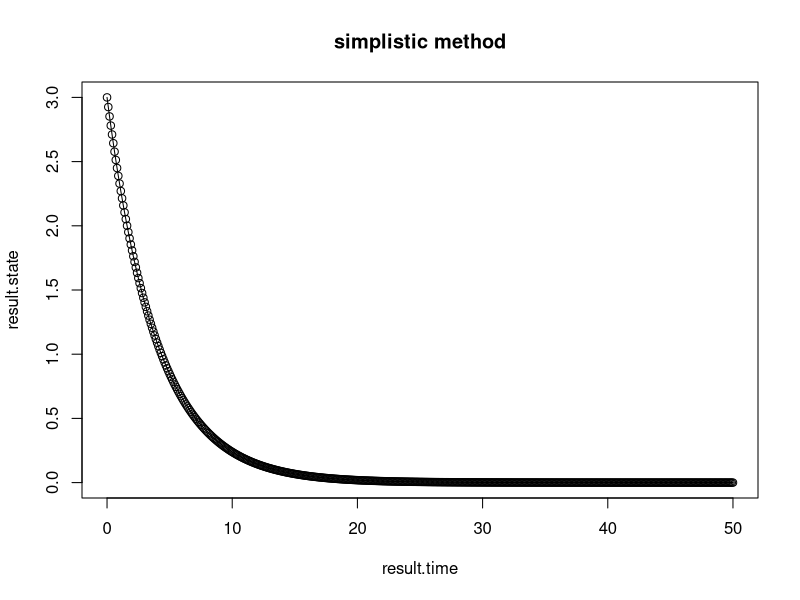
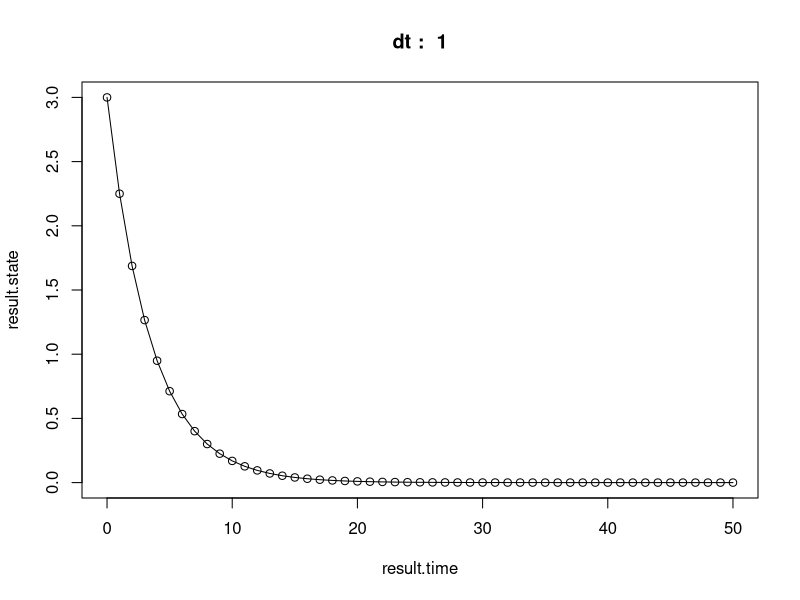
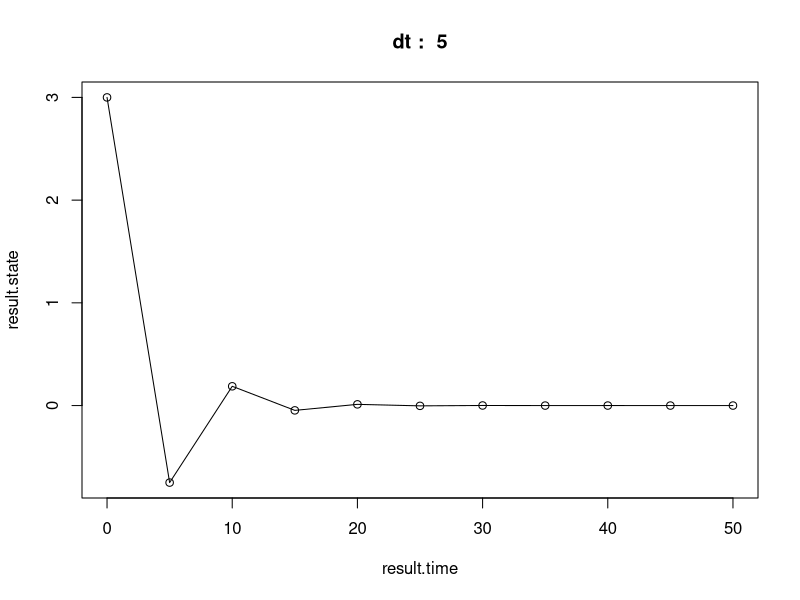
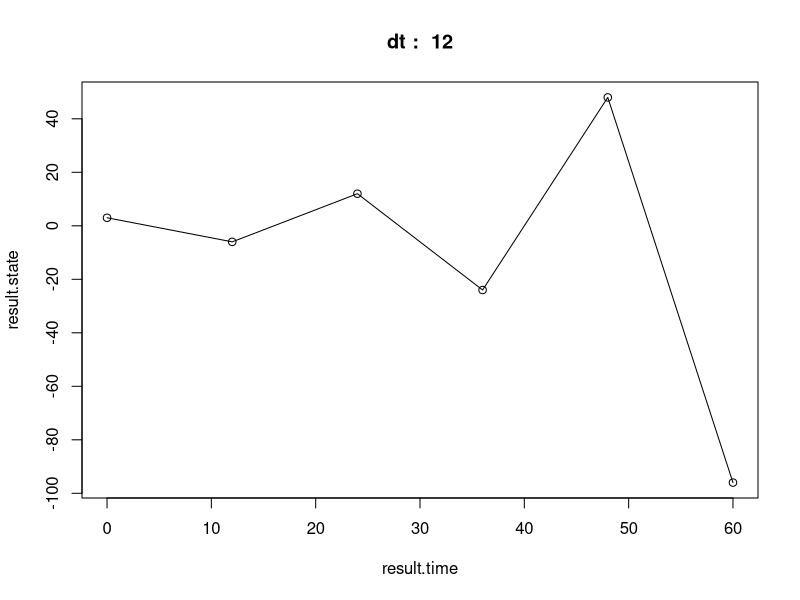
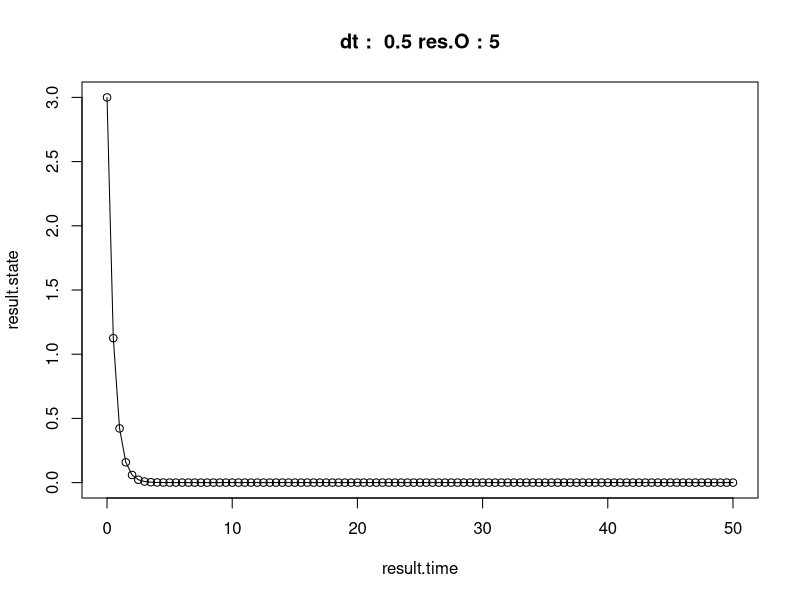
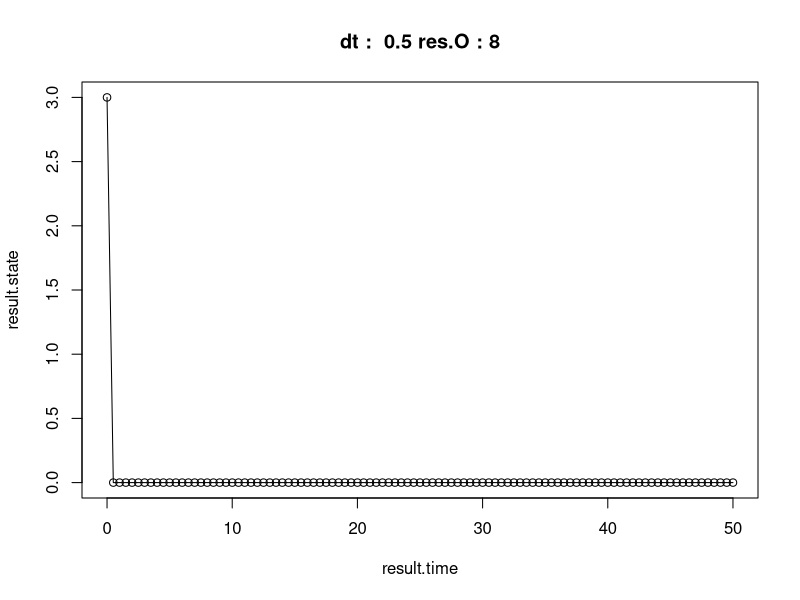
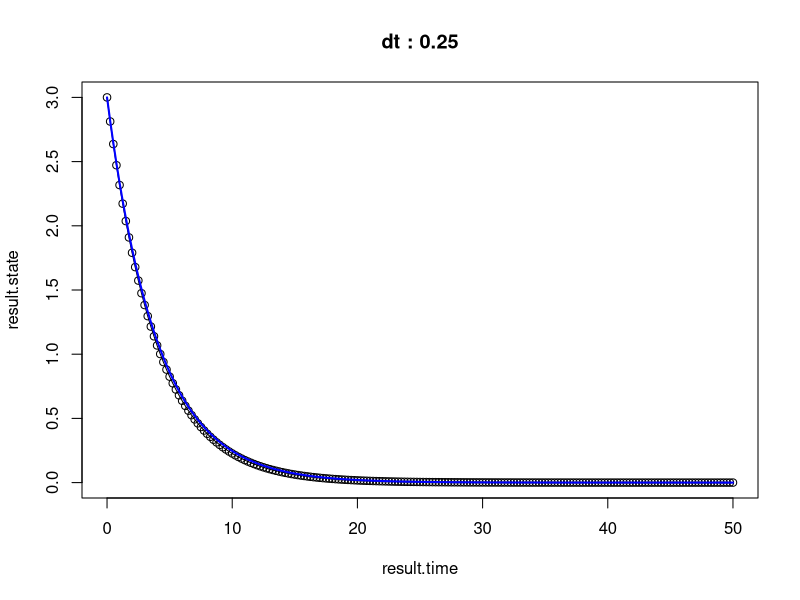
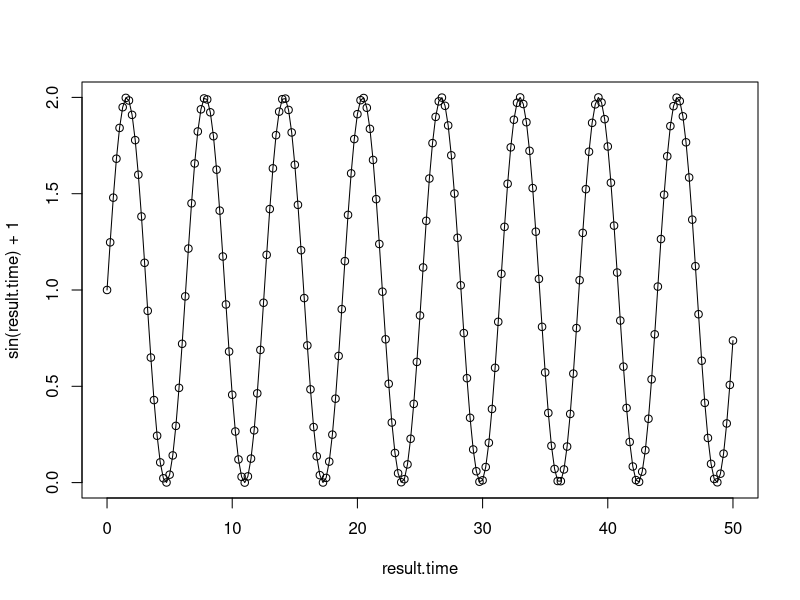

The R script that drew these images, in order:
## ---- chunk 1
knitr::opts_chunk$set(echo = TRUE)
rm(list = ls())
## ---- chunk 2
begin.time = 0
end.time = 50  #end time of the simulation (50)
dt = 0.1       #delta t; time discretisation (0.5)

## ---- chunk 3
res.O = 1 # the outlet of the linear reservoir (1)
res.A = 4.0 # area of the linear reservoir (4)
init.state = 3.0 #the initial state of the linear reservoir (3)
## ---- chunk 4
sys.fun = function(state)
{
  newstate = state + dt/res.A*(-res.O*state) #linres_only_output
  return(newstate)
}

## ---- chunk 5
time = begin.time
result.state= c(init.state)
result.time = c(time)
current.state = init.state
##time loop
while(time < end.time)
{
  current.state = sys.fun(current.state)
  result.state = c(result.state,current.state)
  time = time + dt
  result.time = c(result.time,time)
}

##plotting
plot(result.time,result.state,type='o')
title(main='simplistic method')
## ---- chunk 6
begin.time = 0
end.time = 50
dt = 1      
res.O = 1
res.A = 4.0 
init.state = 3
sys.fun = function(state)
{
    state = state + dt/res.A*(-res.O*state) 
  return(state)
}
time = begin.time
result.state= c(init.state)
result.time =c(time)
current.state = init.state
while(time < end.time)
{
  current.state = sys.fun(current.state)
  result.state = c(result.state,current.state)
  time = time + dt
  result.time = c(result.time,time)
}
plot(result.time,result.state,type='o')
title(main=paste('dt : ',dt))
## ---- chunk 7
begin.time = 0
end.time = 50
dt = 5

res.O = 1
res.A = 4.0 
init.state = 3
sys.fun = function(state)
{
    state = state + dt/res.A*(-res.O*state) 
  return(state)
}
time = begin.time
result.state= c(init.state)
result.time =c(time)
current.state = init.state
while(time < end.time)
{
  current.state = sys.fun(current.state)
  result.state = c(result.state,current.state)
  time = time + dt
  result.time = c(result.time,time)
}
plot(result.time,result.state,type='o')
title(main=paste('dt : ',dt))

## ---- chunk 8
begin.time = 0
end.time = 50
dt = 12.

res.O = 1
res.A = 4.0 
init.state = 3
sys.fun = function(state)
{
    state = state + dt/res.A*(-res.O*state) 
  return(state)
}
time = begin.time
result.state= c(init.state)
result.time =c(time)
current.state = init.state
while(time < end.time)
{
  current.state = sys.fun(current.state)
  result.state = c(result.state,current.state)
  time = time + dt
  result.time = c(result.time,time)
}
plot(result.time,result.state,type='o')
title(main=paste('dt : ',dt))

## ---- chunk 9
begin.time = 0
end.time = 50
dt = 0.5

res.O = 5#1.6
res.A = 4.0 
init.state = 3
sys.fun = function(state)
{
    state = state + dt/res.A*(-res.O*state) 
  return(state)
}
time = begin.time
result.state= c(init.state)
result.time =c(time)
current.state = init.state
while(time < end.time)
{
  current.state = sys.fun(current.state)
  result.state = c(result.state,current.state)
  time = time + dt
  result.time = c(result.time,time)
}
plot(result.time,result.state,type='o')
title(main=paste('dt : ',dt,'res.O :',res.O))

## ---- chunk 10
begin.time = 0
end.time = 50
dt = 0.5

res.O =8.#2.5
res.A = 4.0 
init.state = 3
sys.fun = function(state)
{
    state = state + dt/res.A*(-res.O*state) 
  return(state)
}
time = begin.time
result.state= c(init.state)
result.time =c(time)
current.state = init.state
while(time < end.time)
{
  current.state = sys.fun(current.state)
  result.state = c(result.state,current.state)
  time = time + dt
  result.time = c(result.time,time)
}
plot(result.time,result.state,type='o')
title(main=paste('dt : ',dt,'res.O :',res.O))
## ---- chunk 11
begin.time = 0
end.time = 50
dt = 0.25 #res.A/res.O

res.O = 1
res.A = 4.0 
init.state = 3
sys.fun = function(state)
{
    state = state + dt/res.A*(-res.O*state) 
  return(state)
}
time = begin.time
result.state= c(init.state)
result.time =c(time)
current.state = init.state
while(time < end.time)
{
  current.state = sys.fun(current.state)
  result.state = c(result.state,current.state)
  time = time + dt
  result.time = c(result.time,time)
}
plot(result.time,result.state,type='o')
analyt.state=init.state*exp(-res.O/res.A*result.time)  
lines(result.time,analyt.state,col='blue',lwd=2) 
title(main=paste('dt :',dt))

## ---- chunk 12
plot(result.time,sin(result.time)+1,type='o')
## ---- chunk 13
begin.time = 0
end.time = 50
dt = 0.1      
res.O = 1
res.A = 4.0 
init.state = 3
sys.fun = function(state)
{
    state = state + dt/res.A*((sin(time)+1)-res.O*state) 
  return(state)
}
time = begin.time
result.state= c(init.state)
result.time =c(time)
current.state = init.state
while(time < end.time)
{
  current.state = sys.fun(current.state)
  result.state = c(result.state,current.state)
  time = time + dt
  result.time = c(result.time,time)
}
plot(result.time,result.state,type='o')
title(main=paste('Euler, Qin=sin(t)+1, res.O:',res.O,', res.A:',res.A))
## ---- chunk 14
begin.time = 0
end.time = 50
dt = 0.1      #to mimic the real solution
res.O = 1
res.A = 4.0 
init.state = 3
sys.fun = function(state)
{
    state = state + dt/res.A*((sin(time)+1)-res.O*state) 
    return(state)
}
time = begin.time
result.state= c(init.state)
result.time =c(time)
current.state = init.state
while(time < end.time)
{
  current.state = sys.fun(current.state)
  result.state = c(result.state,current.state)
  time = time + dt
  result.time = c(result.time,time)
}
plot(result.time,result.state,type='l',col='grey',lwd=2)

dt = 0.5 #a new dt value to evaluate  current scheme 
time = begin.time  
result.state= c(init.state)  
result.time =c(time)  
current.state = init.state  
while(time < end.time)  
{  
  current.state = sys.fun(current.state)  
  result.state = c(result.state,current.state)  
  time = time + dt  
  result.time = c(result.time,time)  
}  
lines(result.time,result.state,type='o',col='blue')  
main=paste('Explicit (Euler), dt:',dt,' res.O:',res.O,', res.A:',res.A)
title(main)
grid()

## ---- chunk 15
begin.time = 0
end.time = 50
dt = 0.1      
res.O = 1
res.A = 4.0 
init.state = 3
sys.fun = function(state)
{
    state = state + dt/res.A*((sin(time)+1)-res.O*state) 
    return(state)
}
time = begin.time
result.state= c(init.state)
result.time =c(time)
current.state = init.state
while(time < end.time)
{
  current.state = sys.fun(current.state)
  result.state = c(result.state,current.state)
  time = time + dt
  result.time = c(result.time,time)
}
plot(result.time,result.state,type='l',col='grey',lwd=2)

dt = 0.5 #a new dt value to evaluate   
time = begin.time  
result.state= c(init.state)  
result.time =c(time)  
current.state = init.state  
while(time < end.time)  
{  
  current.state = sys.fun(current.state)  
  result.state = c(result.state,current.state)  
  time = time + dt  
  result.time = c(result.time,time)  
}  
lines(result.time,result.state,type='o',col='blue')  
main=paste('Explicit (Euler), dt:',dt,' res.O:',res.O,', res.A:',res.A)
title(main)

## ---- chunk 16
begin.time = 0
end.time = 50
dt = 0.1      
res.O = 1
res.A = 4.0 
init.state = 3
sys.fun = function(state)
{
    state = state + dt/res.A*((sin(time)+1)-res.O*state) 
    return(state)
}
time = begin.time
result.state= c(init.state)
result.time =c(time)
current.state = init.state
while(time < end.time)
{
  current.state = sys.fun(current.state)
  result.state = c(result.state,current.state)
  time = time + dt
  result.time = c(result.time,time)
}
plot(result.time,result.state,type='l',col='grey',lwd=2)

dt = 0.95 #a new dt value to evaluate   
time = begin.time  
result.state= c(init.state)  
result.time =c(time)  
current.state = init.state  
while(time < end.time)  
{  
  current.state = sys.fun(current.state)  
  result.state = c(result.state,current.state)  
  time = time + dt  
  result.time = c(result.time,time)  
}  
lines(result.time,result.state,type='o',col='blue')  
main=paste('Explicit (Euler), dt:',dt,' res.O:',res.O,', res.A:',res.A)
title(main)

## ---- chunk 17
begin.time = 0
end.time = 50
dt = 0.1      
res.O = 1
res.A = 4.0 
init.state = 3
sys.fun = function(state)
{
    state = state + dt/res.A*((sin(time)+1)-res.O*state) 
    return(state)
}
time = begin.time
result.state= c(init.state)
result.time =c(time)
current.state = init.state
while(time < end.time)
{
  current.state = sys.fun(current.state)
  result.state = c(result.state,current.state)
  time = time + dt
  result.time = c(result.time,time)
}
plot(result.time,result.state,type='l',col='grey',lwd=2)

dt = 2.7 #a new dt value to evaluate   
time = begin.time  
result.state= c(init.state)  
result.time =c(time)  
current.state = init.state  
while(time < end.time)  
{  
  current.state = sys.fun(current.state)  
  result.state = c(result.state,current.state)  
  time = time + dt  
  result.time = c(result.time,time)  
}  
lines(result.time,result.state,type='o',col='blue') 
main=paste('Explicit (Euler), dt:',dt,' res.O:',res.O,', res.A:',res.A)
title(main)

## ---- chunk 18
begin.time = 0
end.time = 50
dt = 0.1      
res.O = 1
res.A = 4.0 
init.state = 3
sys.fun = function(state)
{
  state = state + dt/res.A*((sin(time)+1)-res.O*state) 
  return(state)
}
time = begin.time
result.state= c(init.state)
result.time =c(time)
current.state = init.state
while(time < end.time)
{
  current.state = sys.fun(current.state)
  result.state = c(result.state,current.state)
  time = time + dt
  result.time = c(result.time,time)
}
plot(result.time,result.state,type='l',col='grey',lwd=2)

dt = 3 #a new dt value to evaluate   
time = begin.time  
result.state= c(init.state)  
result.time =c(time)  
current.state = init.state  
while(time < end.time)  
{  
  current.state = sys.fun(current.state)  
  result.state = c(result.state,current.state)  
  time = time + dt  
  result.time = c(result.time,time)  
}  
lines(result.time,result.state,type='o',col='blue')  
main=paste('Explicit (Euler), dt:',dt,' res.O:',res.O,', res.A:',res.A)
title(main)

## ---- chunk 19
begin.time = 0
end.time = 50
dt = 0.1      
res.O = 1#1
res.A = 4 
init.state = 3
sys.fun = function(state)
{
  state = (1/(1+dt/res.A*res.O))*(state+dt/res.A*(sin(time)+1))
  return(state)
}
time = begin.time
result.state= c(init.state)
result.time =c(time)
current.state = init.state
while(time < end.time)
{
  current.state = sys.fun(current.state)
  result.state = c(result.state,current.state)
  time = time + dt
  result.time = c(result.time,time)
}
plot(result.time,result.state,type='l',col='grey',lwd=2)

dt = 1.5#1 #a new dt value to evaluate  current scheme 
time = begin.time  
result.state= c(init.state)  
result.time =c(time)  
current.state = init.state  
while(time < end.time)  
{  
  current.state = sys.fun(current.state)  
  result.state = c(result.state,current.state)  
  time = time + dt  
  result.time = c(result.time,time)  
}  
lines(result.time,result.state,type='o',col='blue') 
title(main=paste('Implicit, dt :',dt,'res.O :',res.O,'res.A :',res.A))
grid()
## ---- chunk 20
begin.time = 0
end.time = 50
dt = 0.1      
res.O = 1
res.A = 4 
init.state = 3

Qin_Qout = function(time,state)
{
  return(((sin(time)+1)-res.O*state)/res.A)
}
## the intermediate state value

sys.fun = function(state)
{
  s.aux = state + dt*Qin_Qout(time,state)
  state = state + dt/2*(Qin_Qout(time,state)+Qin_Qout(time+dt,s.aux)) 
  return(state)
}
time = begin.time
result.state= c(init.state)
result.time =c(time)
current.state = init.state
while(time < end.time)
{
  current.state = sys.fun(current.state)
  result.state = c(result.state,current.state)
  time = time + dt
  result.time = c(result.time,time)
}
plot(result.time,result.state,type='l',col='grey',lwd=2)


dt = 1.5#1 #a new dt value to evaluate   
time = begin.time  
result.state= c(init.state)  
result.time =c(time)  
current.state = init.state  
while(time < end.time)  
{  
  current.state = sys.fun(current.state)  
  result.state = c(result.state,current.state)  
  time = time + dt  
  result.time = c(result.time,time)  
}  
lines(result.time,result.state,type='o',col='blue')  
title(main=paste('Modified Euler (Heun), dt :',dt,' res.O:',res.O,', res.A:',res.A))
grid()
## ---- chunk 21
begin.time = 0
end.time = 50
dt = 0.1      
res.O = 1
res.A = 4.0#3.0 
init.state = 3.0#4
Qin_Qout = function(time,state)
{
  return(((sin(time)+1)-res.O*state)/res.A)
  }
## the intermediate state value

sys.fun = function(state)
{
  s.aux = state + dt/2*Qin_Qout(time,state)
  state = s.aux + dt/2*(Qin_Qout(time+dt/2,s.aux)) 
  return(state)
}
time = begin.time
result.state= c(init.state)
result.time =c(time)
current.state = init.state
while(time < end.time)
{
  current.state = sys.fun(current.state)
  result.state = c(result.state,current.state)
  time = time + dt
  result.time = c(result.time,time)
}
plot(result.time,result.state,type='l',col='grey',lwd=2)


dt = 1.5 #a new dt value to evaluate   
time = begin.time  
result.state= c(init.state)  
result.time =c(time)  
current.state = init.state  
while(time < end.time)  
{  
  current.state = sys.fun(current.state)  
  result.state = c(result.state,current.state)  
  time = time + dt  
  result.time = c(result.time,time)  
}  
lines(result.time,result.state,type='o',col='blue')  
title(main=paste('Midpoint, dt :',dt,' res.O:',res.O,', res.A:',res.A))
grid()
## ---- chunk 22
begin.time = 0
end.time = 50
dt = 0.1      
res.O = 1
res.A = 4.#3.0 
init.state = 3#4
Qin_Qout = function(time,state)
{
  return(((sin(time)+1)-res.O*state)/res.A)
}
## the intermediate state value

sys.fun = function(state)
{
  k1 = dt*(Qin_Qout(time,state))
  k2 = dt*(Qin_Qout(time+0.5*dt,state+0.5*k1))
  k3 = dt*(Qin_Qout(time+0.5*dt,state+0.5*k2))
  k4 = dt*(Qin_Qout(time+dt,state+k3))
  state = state + (k1+2*k2+2*k3+k4)/6 

  return(state)
}
time = begin.time
result.state= c(init.state)
result.time =c(time)
current.state = init.state
while(time < end.time)
{
  current.state = sys.fun(current.state)
  result.state = c(result.state,current.state)
  time = time + dt
  result.time = c(result.time,time)
}
plot(result.time,result.state,type='l',col='grey',lwd=2)


dt = 1.5#1 #a new dt value to evaluate   
time = begin.time  
result.state= c(init.state)  
result.time =c(time)  
current.state = init.state  
while(time < end.time)  
{  
  current.state = sys.fun(current.state)  
  result.state = c(result.state,current.state)  
  time = time + dt  
  result.time = c(result.time,time)  
}  
lines(result.time,result.state,type='o',col='blue')
title(main=paste('Runge Kutta, dt :',dt,'O :',res.O,'A :',res.A))
grid()
## ---- chunk 23
begin.time = 0
end.time = 50
dt = 0.1    ## dt for comparison  
res.O = 5
res.A = 4#8#4 
init.state = 3#4
Qin_Qout = function(time,state)
{
    # return(((sin(time)+1)-res.O*state)/res.A)
  return(((sin(time*3)+1)-res.O*state)/res.A)
}
## the intermediate state value

sys.fun = function(state)
{
  k1 = dt*(Qin_Qout(time,state))
  k2 = dt*(Qin_Qout(time+0.5*dt,state+0.5*k1))
  k3 = dt*(Qin_Qout(time+0.5*dt,state+0.5*k2))
  k4 = dt*(Qin_Qout(time+dt,state+k3))
  state = state + (k1+2*k2+2*k3+k4)/6 

  return(state)
}
time = begin.time
result.state= c(init.state)
result.time =c(time)
current.state = init.state
while(time < end.time)
{
  current.state = sys.fun(current.state)
  result.state = c(result.state,current.state)
  time = time + dt
  result.time = c(result.time,time)
}
plot(result.time,result.state,type='l',col='darkgrey',lwd=3)

##settings
dt = 1.5#2.5 #a new dt value to evaluate   
##settings
########Runge Kutta############
time = begin.time  
result.state= c(init.state)  
result.time =c(time)  
current.state = init.state  
while(time < end.time)  
{  
  current.state = sys.fun(current.state)  
  result.state = c(result.state,current.state)  
  time = time + dt  
  result.time = c(result.time,time)  
}  
lines(result.time,result.state,type='o',col='black')
#title(main=paste('Different schemes, dt :',dt))
###########Midpoint##################
sys.fun = function(state)
{
  s.aux = state + dt/2*Qin_Qout(time,state)
  state = s.aux + dt/2*(Qin_Qout(time+dt/2,s.aux)) 
  return(state)
}
time = begin.time
result.state= c(init.state)
result.time = c(time)
current.state = init.state
while(time < end.time)
{
  current.state = sys.fun(current.state)
  result.state = c(result.state,current.state)
  time = time + dt
  result.time = c(result.time,time)
}
lines(result.time,result.state,type='o',col='pink')
###########Heun##################
sys.fun = function(state)
{
  s.aux = state + dt*Qin_Qout(time,state)
  state = state + dt/2*(Qin_Qout(time,state)+Qin_Qout(time+dt,s.aux)) 
  return(state)
}
time = begin.time
result.state= c(init.state)
result.time =c(time)
current.state = init.state
while(time < end.time)
{
  current.state = sys.fun(current.state)
  result.state = c(result.state,current.state)
  time = time + dt
  result.time = c(result.time,time)
}
lines(result.time,result.state,type='o',col='red')
###########Implicit##################
sys.fun = function(state)
{
  # state = (1/(1+dt/res.A*res.O))*(state+dt/res.A*(sin(time)+1))
  state = (1/(1+dt/res.A*res.O))*(state+dt/res.A*(sin(time*3)+1)) # with sin(t/3) or sin(t*3)
    return(state)
}
time = begin.time
result.state= c(init.state)
result.time =c(time)
current.state = init.state
while(time < end.time)
{
  current.state = sys.fun(current.state)
  result.state = c(result.state,current.state)
  time = time + dt
  result.time = c(result.time,time)
}
lines(result.time,result.state,type='o',col='blue')
###########Explicit##################
sys.fun = function(state)
{
    # state = state + dt/res.A*((sin(time)+1)-res.O*state)
     state = state + dt/res.A*((sin(time*3)+1)-res.O*state) #with sin(t/3) or sin(t*3)
  return(state)
}
time = begin.time
result.state= c(init.state)
result.time = c(time)
current.state = init.state
while(time < end.time)
{
  current.state = sys.fun(current.state)
  result.state = c(result.state,current.state)
  time = time + dt
  result.time = c(result.time,time)
}
lines(result.time,result.state,type='o',col='green')

legend('topright', c("green  : explicit",
                     'red    : Heun',
                     'pink   : midpoint',
                     'black  : Runge Kutta',
                     'blue  : implicit'))
title(main=paste('delta.t :' ,dt,'res.O :',res.O,'res.A :',res.A))
grid()

## ---- chunk 24
################################Time aspcects###########################
begin.time = 1 #begin time of the simulation
end.time = 100 #end time of the simulation
dt = 0.15       #delta t; time discretisation
################################Time aspcects###########################
#reservoir parameters
res1.O = 0.5#1 # characteristic time constant of the linear reservoir (the size of the outlet of the reservoir)
res1.A = 2#2 # area of the linear reservoir
res2.O = 1#0.5
res2.A = 2.#2.5
#reservoir parameters


init.state1 = 2#2 #the initial state of the linear reservoir
init.state2 = 1

two.states = matrix(ncol=2)
cur.two.states = matrix(ncol=2)

sys.fun = function(two.states)
{
  # type your formulas here
  return(two.states)
}

time = begin.time
result.time =c(time)

two.states[1] = init.state1
two.states[2] = init.state2
cur.two.states[1] = init.state1
cur.two.states[2]= init.state2

while(time < end.time)
{
  cur.two.states = sys.fun(cur.two.states)
  two.states = rbind(two.states,cur.two.states)
  time = time + dt
  result.time = c(result.time,time)
}

plot(result.time,two.states[,1],type='o',col='blue',ylab='states',
     ylim=c(min(two.states),max(two.states)))
lines(result.time,two.states[,2],type='o',col='red')
#lines(result.time,sin(result.time)+1,col='orange')
title(main=paste('blue upper reservoir, red lower reservoir'))
      
legend('topright',c("res1.A,res1.O",res1.A,res1.O,
                    "res2.A,res2.O",res2.A,res2.O))




## ---- chunk 25
################################Time aspcects###########################
begin.time = 1 #begin time of the simulation
end.time = 100 #end time of the simulation
dt = 0.15       #delta t; time discretisation
################################Time aspcects###########################
#reservoir parameters
res1.O = 0.5#1 # characteristic time constant of the linear reservoir (the size of the outlet of the reservoir)
res1.A = 2#2 # area of the linear reservoir
res2.O = 1#0.5
res2.A = 2.#2.5
#reservoir parameters


init.state1 = 2#2 #the initial state of the linear reservoir
init.state2 = 1

two.states = matrix(ncol=2)
cur.two.states = matrix(ncol=2)

sys.fun = function(two.states)
{
  # type your formulas here
  ## to be used in calculating the state in reservoir 2 otherwise s1[n+1] instead of s1[n] was used
  cur.state.1 = two.states[1]
  two.states[1] = two.states[1]+ dt/res1.A*((sin(time)+1)-res1.O*two.states[1])
  two.states[2] = two.states[2]+ dt/res2.A*(res1.O*cur.state.1-res2.O*two.states[2])
  return(two.states)
}

time = begin.time
result.time =c(time)

two.states[1] = init.state1
two.states[2] = init.state2
cur.two.states[1] = init.state1
cur.two.states[2]= init.state2

while(time < end.time)
{
  cur.two.states = sys.fun(cur.two.states)
  two.states = rbind(two.states,cur.two.states)
  time = time + dt
  result.time = c(result.time,time)
}

plot(result.time,two.states[,1],type='o',col='blue',ylab='states',
     ylim=c(min(two.states),max(two.states)))
lines(result.time,two.states[,2],type='o',col='red')
#lines(result.time,sin(result.time)+1,col='orange')
title(main=paste('blue upper reservoir, red lower reservoir'))
      
legend('topright',c("res1.A,res1.O",res1.A,res1.O,
                    "res2.A,res2.O",res2.A,res2.O))


summary(two.states[,2])
## ---- chunk 26
begin.time = 1 #begin time of the simulation
end.time = 100 #end time of the simulation
dt = 0.15       #delta t; time discretisation
################################Time aspcects###########################
#reservoir parameters
res1.O = 1 #1 # characteristic time constant of the linear reservoir (the size of the outlet of the reservoir)
res1.A = 2#2 # area of the linear reservoir
res2.O = 1#0.5
res2.A = 2.5#2.5
#reservoir parameters


init.state1 = 2#2 #the initial state of the linear reservoir
init.state2 = 1

two.states = matrix(ncol=2)
cur.two.states = matrix(ncol=2)

sys.fun = function(two.states)
{
  # type your formulas here
  cur.state.1 = two.states[1]## to be used in calculating the state in reservoir 2
  two.states[1] = two.states[1]+ dt/res1.A*((sin(time)+1)-res1.O*two.states[1])
  two.states[2] = two.states[2]+ dt/res2.A*(res1.O*cur.state.1-res2.O*two.states[2])
  return(two.states)
}

time = begin.time
result.time =c(time)

two.states[1] = init.state1
two.states[2] = init.state2
cur.two.states[1] = init.state1
cur.two.states[2]= init.state2

while(time < end.time)
{
  cur.two.states = sys.fun(cur.two.states)
  two.states = rbind(two.states,cur.two.states)
  time = time + dt
  result.time = c(result.time,time)
}
## results based on a small dt##
Qout1.O.1 =(res1.O*two.states[,1])

plot(result.time,two.states[,1],type='l',col='blue',ylab='states',lwd=3,
     ylim=c(min(two.states),max(two.states)))
lines(result.time,two.states[,2],type='l',col='red',lwd=3)
title(main=paste('blue upper reservoir, red lower reservoir'),
      sub=c('res1.O: 1:solid, 0.5: dotted, 1.5:dashed'))


##plot with smaller res1.k
res1.O = 0.5

two.states = matrix(ncol=2)
cur.two.states = matrix(ncol=2)
time = begin.time
result.time =c(time)

two.states[1] = init.state1
two.states[2] = init.state2
cur.two.states[1] = init.state1
cur.two.states[2]= init.state2

while(time < end.time)
{
  cur.two.states = sys.fun(cur.two.states)
  two.states = rbind(two.states,cur.two.states)
  time = time + dt
  result.time = c(result.time,time)
}
Qout1.O.05 =(res1.O*two.states[,1])
lines(result.time,two.states[,1],lty = 'dotted',col='blue')
lines(result.time,two.states[,2],lty = 'dotted',col='red')

##plot with larger res1.k
res1.O=1.5
two.states = matrix(ncol=2)
cur.two.states = matrix(ncol=2)
time = begin.time
result.time =c(time)

two.states[1] = init.state1
two.states[2] = init.state2
cur.two.states[1] = init.state1
cur.two.states[2]= init.state2

while(time < end.time)
{
  cur.two.states = sys.fun(cur.two.states)
  two.states = rbind(two.states,cur.two.states)
  time = time + dt
  result.time = c(result.time,time)
}
Qout1.O.5 =(res1.O*two.states[,1])
lines(result.time,two.states[,1],lty = 'dashed',col='blue')
lines(result.time,two.states[,2],lty = 'dashed',col='red')

## ---- chunk 27
begin.time = 1 #begin time of the simulation
end.time = 100 #end time of the simulation
dt = 0.15       #delta t; time discretisation
################################Time aspcects###########################
#reservoir parameters
res1.O = 1 #1 # characteristic time constant of the linear reservoir (the size of the outlet of the reservoir)
res1.A = 2#2 # area of the linear reservoir
res2.O = 1#0.5
res2.A = 2.5#2.5
#reservoir parameters


init.state1 = 2#2 #the initial state of the linear reservoir
init.state2 = 1

two.states = matrix(ncol=2)
cur.two.states = matrix(ncol=2)

sys.fun = function(two.states)
{
  # type your formulas here
  cur.state.1 = two.states[1]## to be used in calculating the state in reservoir 2
  two.states[1] = two.states[1]+ dt/res1.A*((sin(time)+1)-res1.O*two.states[1])
  two.states[2] = two.states[2]+ dt/res2.A*(res1.O*cur.state.1-res2.O*two.states[2])
  return(two.states)
}

time = begin.time
result.time =c(time)

two.states[1] = init.state1
two.states[2] = init.state2
cur.two.states[1] = init.state1
cur.two.states[2]= init.state2

while(time < end.time)
{
  cur.two.states = sys.fun(cur.two.states)
  two.states = rbind(two.states,cur.two.states)
  time = time + dt
  result.time = c(result.time,time)
}

Qout1.a.2 =(res1.O*two.states[,1])
## results based on a small dt##
plot(result.time,two.states[,1],type='l',col='blue',ylab='states',lwd=3,
     ylim=c(min(two.states),max(two.states)))
lines(result.time,two.states[,2],type='l',col='red',lwd=3)
title(main=paste('blue upper reservoir, red lower reservoir'),
      sub=c('res1.A: 2:solid,0.5: dotted, 5:dashed'))


##plot with smaller res1.k
res1.A = 0.5

two.states = matrix(ncol=2)
cur.two.states = matrix(ncol=2)
time = begin.time
result.time =c(time)

two.states[1] = init.state1
two.states[2] = init.state2
cur.two.states[1] = init.state1
cur.two.states[2]= init.state2

while(time < end.time)
{
  cur.two.states = sys.fun(cur.two.states)
  two.states = rbind(two.states,cur.two.states)
  time = time + dt
  result.time = c(result.time,time)
}
Qout1.a.05 =(res1.O*two.states[,1])
lines(result.time,two.states[,1],lty = 'dotted',col='blue')
lines(result.time,two.states[,2],lty = 'dotted',col='red')

##plot with larger res1.k
res1.A=5
two.states = matrix(ncol=2)
cur.two.states = matrix(ncol=2)
time = begin.time
result.time =c(time)

two.states[1] = init.state1
two.states[2] = init.state2
cur.two.states[1] = init.state1
cur.two.states[2]= init.state2

while(time < end.time)
{
  cur.two.states = sys.fun(cur.two.states)
  two.states = rbind(two.states,cur.two.states)
  time = time + dt
  result.time = c(result.time,time)
}
Qout1.a.5 =(res1.O*two.states[,1])
lines(result.time,two.states[,1],lty = 'dashed',col='blue')
lines(result.time,two.states[,2],lty = 'dashed',col='red')


## ---- chunk 28
################################Time aspcects###########################
begin.time = 1 #begin time of the simulation
end.time = 100 #end time of the simulation
dt = 0.15       #delta t; time discretisation
################################Time aspcects###########################
#reservoir parameters
res1.O = 1 #1 # characteristic time constant of the linear reservoir (the size of the outlet of the reservoir)
res1.A = 2#2 # area of the linear reservoir
res2.O = 1#0.5
res2.A = 2.5#2.5
#reservoir parameters


init.state1 = 2#2 #the initial state of the linear reservoir
init.state2 = 1

two.states = matrix(ncol=2)
cur.two.states = matrix(ncol=2)

sys.fun = function(two.states)
{
  # type your formulas here
  cur.state.1 = two.states[1]## to be used in calculating the state in reservoir 2
  two.states[1] = two.states[1]+ dt/res1.A*((sin(time)+1)-res1.O*two.states[1])
  two.states[2] = two.states[2]+ dt/res2.A*(res1.O*cur.state.1-res2.O*two.states[2])
  return(two.states)
}

time = begin.time
result.time =c(time)

two.states[1] = init.state1
two.states[2] = init.state2
cur.two.states[1] = init.state1
cur.two.states[2]= init.state2

while(time < end.time)
{
  cur.two.states = sys.fun(cur.two.states)
  two.states = rbind(two.states,cur.two.states)
  time = time + dt
  result.time = c(result.time,time)
}
## results based on a small dt##
plot(result.time,two.states[,1],type='l',col='blue',ylab='states',lwd=3,
     ylim=c(min(two.states),max(two.states)))
lines(result.time,two.states[,2],type='l',col='red',lwd=3)
legend('topright',c("res1.A,res1.O",res1.A,res1.O,
                    "res2.A,res2.O",res2.A,res2.O))
## results based on a small dt##

##below the numerical approximation with a larger dt
dt = 1.5#1
title(main=paste('blue upper reservoir, red lower reservoir, dt:',dt),
      sub='explicit scheme')
two.states = matrix(ncol=2)
cur.two.states = matrix(ncol=2)
time = begin.time
result.time =c(time)

two.states[1] = init.state1
two.states[2] = init.state2
cur.two.states[1] = init.state1
cur.two.states[2]= init.state2

while(time < end.time)
{
  cur.two.states = sys.fun(cur.two.states)
  two.states = rbind(two.states,cur.two.states)
  time = time + dt
  result.time = c(result.time,time)
}
lines(result.time,two.states[,1],type = 'o',col='blue')
lines(result.time,two.states[,2],type = 'o',col='red')
grid()
## ---- chunk 29
################################Time aspcects###########################
begin.time = 1 #begin time of the simulation
end.time = 100 #end time of the simulation
dt = 0.15       #delta t; time discretisation
################################Time aspcects###########################
#reservoir parameters
res1.O = 1 #1 # characteristic time constant of the linear reservoir (the size of the outlet of the reservoir)
res1.A = 2#2 # area of the linear reservoir
res2.O = 1#0.5
res2.A = 2.5#2.5
#reservoir parameters


init.state1 = 2#2 #the initial state of the linear reservoir
init.state2 = 1

two.states = matrix(ncol=2)
cur.two.states = matrix(ncol=2)

# sys.fun = function(two.states) ##EXPLICIT
# {
#   # type your formulas here
#   two.states[1] = two.states[1]+ dt*((sin(time)+1)/res1.A-res1.k*two.states[1])
#   two.states[2] = two.states[2]+ dt*((res1.A*res1.k*two.states[1])/res2.A-res2.k*two.states[2])
#   return(two.states)
# }

sys.fun = function(two.states) ##IMPLICIT
{
    # type your formulas here
  two.states[1] = 1/(1+dt*res1.O/res1.A)*(two.states[1]+dt/res1.A*(sin(time)+1))
  two.states[2] = 1/(1+dt*res2.O/res2.A)*(two.states[2]+dt/res2.A*(res1.O*two.states[1]))
  # two.states[1] = 1/(1+dt*res1.k)*(two.states[1] + dt*((sin(time)+1)/res1.A))
  # two.states[2] = 1/(1+dt*res2.k)*(two.states[2] + dt*(two.states[1]*res1.k*res1.A/res2.A))
  return(two.states)
}


time = begin.time
result.time =c(time)

two.states[1] = init.state1
two.states[2] = init.state2
cur.two.states[1] = init.state1
cur.two.states[2]= init.state2

while(time < end.time)
{
  cur.two.states = sys.fun(cur.two.states)
  two.states = rbind(two.states,cur.two.states)
  time = time + dt
  result.time = c(result.time,time)
}
## results based on a small dt##
plot(result.time,two.states[,1],type='l',col='blue',ylab='states',lwd=3,
     ylim=c(min(two.states),max(two.states)))
lines(result.time,two.states[,2],type='l',col='red',lwd=3)
legend('topright',c("res1.A,res1.O",res1.A,res1.O,
                    "res2.A,res2.O",res2.A,res2.O))
       
## results based on a small dt##

##below the numerical approximation with a larger dt
dt = 1.5#2
title(main=paste('blue upper reservoir, red lower reservoir, dt:',dt),
      sub='Implicit scheme')
two.states = matrix(ncol=2)
cur.two.states = matrix(ncol=2)
time = begin.time
result.time =c(time)

two.states[1] = init.state1
two.states[2] = init.state2
cur.two.states[1] = init.state1
cur.two.states[2]= init.state2

while(time < end.time)
{
  cur.two.states = sys.fun(cur.two.states)
  two.states = rbind(two.states,cur.two.states)
  time = time + dt
  result.time = c(result.time,time)
}
lines(result.time,two.states[,1],type = 'o',col='blue')
lines(result.time,two.states[,2],type = 'o',col='red')
grid()
## ---- chunk 30
begin.time = 1 #begin time of the simulation
end.time = 100 #end time of the simulation
dt = .05       #delta t; time discretisation
################################Time aspcects###########################
#reservoir parameters
res1.O = 1 #1 # characteristic time constant of the linear reservoir (the size of the outlet of the reservoir)
res1.A = 2#2 # area of the linear reservoir
res2.O = 1#0.5
res2.A = 2.5#2.5
#reservoir parameters


init.state1 = 2#2 #the initial state of the linear reservoir
init.state2 = 1

two.states = matrix(ncol=2)
cur.two.states = matrix(ncol=2)

sys.fun = function(two.states)
{
  # type your formulas here
  old.state.1 = two.states[1]
  two.states[1] = two.states[1]+ dt/res1.A*((sin(time)+1)-res1.O*two.states[1])
  two.states[2] = two.states[2]+dt/res2.A*(res1.O*old.state.1- res2.O*two.states[2])
  return(two.states)
}

time = begin.time
result.time =c(time)

two.states[1] = init.state1
two.states[2] = init.state2
cur.two.states[1] = init.state1
cur.two.states[2]= init.state2

while(time < end.time)
{
  cur.two.states = sys.fun(cur.two.states)
  two.states = rbind(two.states,cur.two.states)
  time = time + dt
  result.time = c(result.time,time)
}

# balance in time with the explicit approach

#reservoir 1
Nrsteps = length(two.states[,1])-1
# df.dV.1 = data.frame(two.states[,1])
# exp.dV.1 = res1.A*diff(df.dV.1$two.states...1.)
exp.dV.1 = res1.A*diff(two.states[,1])#more efficient than two lines above
exp.Qin.1 = sin(result.time[1:Nrsteps])+1
exp.Qout.1 = res1.O*two.states[1:Nrsteps,1]##evaluated at the old state
exp.error.1 = exp.Qin.1 - exp.Qout.1 - exp.dV.1/dt

plot(result.time[1:Nrsteps],exp.dV.1,type='o',ylim=c(min(exp.dV.1,exp.Qin.1,exp.Qout.1),max(exp.dV.1,exp.Qin.1,exp.Qout.1)),
     ylab='L^3/T',xlab = 'time')
title(main = "balance first reservoir")
lines(result.time[1:Nrsteps],exp.Qin.1,col='green')
lines(result.time[1:Nrsteps],exp.Qout.1,col='blue')
lines(result.time[1:Nrsteps],exp.error.1,col='red')
grid()
legend('topright',c('black circles: dV/dt',
                    'green : Qin.1',
                    'blue : Qout.1',
                    'red : error'))


#reservoir 2
Nrsteps = length(two.states[,1])-1
# df.dV.2 = data.frame(two.states[,2])
# exp.dV.2 = res2.A*diff(df.dV.2$two.states...2.)
exp.dV.2 = res2.A*diff(two.states[,2])
exp.Qin.2 = exp.Qout.1
exp.Qout.2 = res2.O*two.states[1:Nrsteps,2]##evaluated at the old state
#exp.Qout.2 = res2.A*res2.k*two.states[1:Nrsteps,2] 
exp.error.2 = exp.Qin.2 - exp.Qout.2 - exp.dV.2/dt

plot(result.time[1:Nrsteps],exp.dV.2,type='o',
     ylim=c(min(exp.dV.2,exp.Qin.2,exp.Qout.2),max(exp.dV.2,exp.Qin.2,exp.Qout.2)),
     ylab='L^3/T',xlab = 'time')
title(main = "balance second reservoir")
lines(result.time[1:Nrsteps],exp.Qin.2,col='green')
lines(result.time[1:Nrsteps],exp.Qout.2,col='blue')
lines(result.time[1:Nrsteps],exp.error.2,col='red')
grid()
legend('topright',c('black circles: dV/dt',
                    'green : Qin.2',
                    'blue : Qout.2',
                    'red : error'))



## ---- chunk 31
##loading input and observed data
hupsel = read.table(file='hupsel.dat')
hupsel.time = hupsel$V1
hupsel.Qin = hupsel$V2
hupsel.Qobs = hupsel$V3
#to make data continuous for al dt
Qin.fun =approxfun(x=hupsel.time,y=hupsel.Qin,rule=2:2) 
Qobs.fun = approxfun(x=hupsel.time,y=hupsel.Qobs,rule = 2:2)

##time aspects
begin.time = 0 #begin time of the simulation
end.time = hupsel.time[length(hupsel.time)] #end time of the simulation
dt = 0.5#1.0#.5       #delta t; time discretisation

#reservoir parameters
res.O.lw = 0.10543215 
res.O.up = 0.75
res.lvl.up= 0.4#1.7
res.A = 1.45 


init.state = 1.4#the initial state of the linear reservoir




sys.fun = function(state)
{
  if(state<= res.lvl.up)
  {
    state = state +dt/res.A*(Qin.fun(time)- res.O.lw*state)
  }else{
    state = state + dt/res.A*(Qin.fun(time)-res.O.up*(state-res.lvl.up)-res.O.lw*state)
  }
  return(state)
}

time = begin.time
result.state= c(init.state)
result.time =c(time)
current.state = init.state
result.Qout1 = c()
result.Qout2 = c()
result.Qin = c()
while(time < end.time)
{
  
  current.state = sys.fun(current.state)
  result.state = c(result.state,current.state)
  time = time + dt
  result.time = c(result.time,time)
}






#####Calculation of the Qout fluxes
##first a function (state.above.up) to determine which states are above the upper outlet
state.above.up = function()
{
  state.up = c()
  for (i in 1:length(result.time))
  {
    this.state = result.state[i]
   if(this.state>res.lvl.up)
   {
     state.up=c(state.up,this.state)
   }else{
     state.up=c(state.up,0)
   }
  }
  return(state.up)
}


  state.above =state.above.up()  
  Qout.up = state.above
  IQout = which(state.above>0)
  Qout.up[IQout] = res.O.up*(Qout.up[IQout]-res.lvl.up) 
 
  
#   Qout.up = res.O.up*(state.above[state.above>0]-res.lvl.up)
  




Qout.lw = c()
Qout.lw = res.O.lw*result.state
# Qout.lw = res.A*res.k.lw*result.state

##balance
##dV/dt = Qin - Qout.lw - Qout.up
##dV/dt = state*res.A/dt
nrsteps = length(result.state)-1
dVdt = diff(result.state)*res.A/dt
Qin = Qin.fun(result.time)
error = Qin[1:nrsteps] - Qout.lw[1:nrsteps] - Qout.up[1:nrsteps] - dVdt
 
plot(result.time,Qin,type = 'l',
     ylim=c(min(Qin,Qout.lw,Qout.up,dVdt),max(Qin,Qout.lw,Qout.up,dVdt)),
     ylab = 'L^3/T',xlab = 'time')
legend('topleft',c('Qin : black',
                 'Qout.lw : blue',
                 'Qout.up : green',
                 'dVdt: red',
                 'error : dashed'))

     
lines(result.time[1:nrsteps],dVdt,col='red')
lines(result.time[1:nrsteps],Qout.lw[1:nrsteps],col='blue')
lines(result.time[1:nrsteps],Qout.up[1:nrsteps],col='green')
lines(result.time[1:nrsteps],error,lty='dashed')

##results observed vs computed
plot(result.time[1:nrsteps],Qobs.fun(result.time[1:nrsteps]),type='l',
     lwd=2,col='grey',ylim=c(min(hupsel.Qobs,Qout.lw,Qout.up),max(hupsel.Qobs,Qout.lw,Qout.up)),
     ylab = 'Qout.obs/Qout.calc',xlab = 'time')
lines(result.time[1:nrsteps],Qout.up[1:nrsteps]+Qout.lw[1:nrsteps],col='blue')

Sumsquares = sum((Qobs.fun(result.time)-(Qout.up+Qout.lw))^2)
title(main=paste('Observed (grey) vs. calculated discharges ','SS = ',Sumsquares))



## ---- chunk 32
begin.time = 0
end.time = 50
dt = 0.1    ## dt for comparison  
res.O = 1
res.lo = 0.25
res.Vo = 1
res.A = 3.0 #3
init.state = 4 ##state is now the Volume in the reservoir
b = 1.

sys.fun = function(state,b)
{
  #power only for outlet
  state = state+ dt*(-res.O*res.lo*(state/res.Vo)^(1/(2*b+1)))##without Qin
#  state = state+ dt*((sin(time)+1)-res.O*res.lo*(state/res.A)^(1/(2*b+1)))##without Qin
  return(state)
}


###start with b=1 and possibly different dt


time = begin.time
result.state= c(init.state)
result.time =c(time)
current.state = init.state
while(time < end.time)
{
  current.state = sys.fun(current.state,b)
  result.state = c(result.state,current.state)
  time = time + dt
  result.time = c(result.time,time)
}
plot(result.time,result.state,type='l',col='grey',lwd=4,
     ylab = 'Volume',xlab = 'Time',ylim=c(0,5))
title(main=paste('dt :',dt,' res.0 :',res.O,'res.Vo :',res.Vo)) 

##save for later use
b.1.volume=result.state


####run with b=1.5
b=1.5
time = begin.time
result.state= c(init.state)
result.time =c(time)
current.state = init.state
while(time < end.time)
{
  current.state = sys.fun(current.state,b)
  result.state = c(result.state,current.state)
  time = time + dt
  result.time = c(result.time,time)
}

lines(result.time,result.state,col='red')

####run with b=0.5
b=0.5
time = begin.time
result.state= c(init.state)
result.time =c(time)
current.state = init.state
while(time < end.time)
{
  current.state = sys.fun(current.state,b)
  result.state = c(result.state,current.state)
  time = time + dt
  result.time = c(result.time,time)
}

lines(result.time,result.state,col='green')
legend('topright',c('green : b=0.5',
                    'grey : b=1',
                    'red : b=1.5'))
grid()


## ---- chunk 33
begin.time = 0
end.time = 50
dt = 0.1    ## dt for comparison  
res.O = 1
res.lo = 1#0.25
res.Vo=1
res.A = 3.0 #3
init.state = 4 ##state is now the Volume in the reservoir

sys.fun = function(state,b)
{
  #power only for outlet
#  state = state+ dt*(-res.O*res.lo*(state/res.Vo)^(1/(2*b+1)))##without Qin
  state = state+ dt*((sin(time)+1)-res.O*res.lo*(state/res.Vo)^(1/(2*b+1)))##without Qin
  return(state)
}


###start with b=1 and possibly different dt
b = 1.

time = begin.time
result.state= c(init.state)
result.time =c(time)
current.state = init.state
while(time < end.time)
{
  current.state = sys.fun(current.state,b)
  result.state = c(result.state,current.state)
  time = time + dt
  result.time = c(result.time,time)
}
plot(result.time,result.state,type='l',col='grey',lwd=4,
     ylab = 'Volume',xlab = 'Time',ylim=c(0,5))
title(main=paste('dt :',dt,' res.0 :',res.O,'res.Vo :',res.Vo)) 

##save for later use
b.1.volume=result.state


####run with b=1.5
b=1.5
time = begin.time
result.state= c(init.state)
result.time =c(time)
current.state = init.state
while(time < end.time)
{
  current.state = sys.fun(current.state,b)
  result.state = c(result.state,current.state)
  time = time + dt
  result.time = c(result.time,time)
}

lines(result.time,result.state,col='red')

####save for later use
b.15.volume = result.state


####run with b=0.5
b=0.5
time = begin.time
result.state= c(init.state)
result.time =c(time)
current.state = init.state
while(time < end.time)
{
  current.state = sys.fun(current.state,b)
  result.state = c(result.state,current.state)
  time = time + dt
  result.time = c(result.time,time)
}

lines(result.time,result.state,col='green')
legend('topright',c('green : b=0.5',
                    'grey : b=1',
                    'red : b=1.5'))
grid()
#### save for later use
b.05.volume=result.state

##Calculate balances for different b
dVdt.b1 = diff(b.1.volume)/dt
nrsteps = length(b.1.volume)-1
Qin.b1 = sin(result.time[1:nrsteps])+1
b=1
Qout.b1 = res.O*res.lo*(b.1.volume[1:nrsteps]/res.Vo)^(1/(2*b+1))
wb.error.b1 = Qin.b1 - Qout.b1 - dVdt.b1


plot(result.time[1:nrsteps],dVdt.b1,type='l',ylim=range(dVdt.b1,Qin.b1,Qout.b1,wb.error.b1))
title(main=paste('Balance b=1'))
legend('topright',c('Qin :blue',
       'Qout :green',
       'dVdt :black',
       'error :red'))
grid()

lines(result.time[1:nrsteps],Qin.b1,col='blue')
lines(result.time[1:nrsteps],Qout.b1,col='green')
lines(result.time[1:nrsteps],wb.error.b1,col='red')

dVdt.b15 = diff(b.15.volume)/dt
nrsteps = length(b.15.volume)-1
Qin.b15 = sin(result.time[1:nrsteps])+1
#Qout.b15 = res.To*(b.15.volume[1:nrsteps]/res.A)^1.5
b=1.5
Qout.b15 = res.O*res.lo*(b.15.volume[1:nrsteps]/res.Vo)^(1/(2*b+1))
wb.error.b15 = Qin.b15 - Qout.b15 - dVdt.b15


plot(result.time[1:nrsteps],dVdt.b15,type='l',ylim=range(dVdt.b15,Qin.b15,Qout.b15,wb.error.b15))
lines(result.time[1:nrsteps],Qin.b15,col='blue')
lines(result.time[1:nrsteps],Qout.b15,col='green')
lines(result.time[1:nrsteps],wb.error.b15,col='red')
title(main=paste('Balans b=1.5'))
legend('topright',c('Qin :blue',
       'Qout :green',
       'dVdt :black',
       'error :red'))
grid()

dVdt.b05 = diff(b.05.volume)/dt
nrsteps = length(b.05.volume)-1
Qin.b05 = sin(result.time[1:nrsteps])+1
#Qout.b05 = res.To*(b.05.volume[1:nrsteps]/res.A)^0.5
b=0.5
Qout.b05 = res.O*res.lo*(b.05.volume[1:nrsteps]/res.Vo)^(1/(2*b+1))
wb.error.b05 = Qin.b05 - Qout.b05 - dVdt.b05


plot(result.time[1:nrsteps],dVdt.b05,type='l',ylim=range(dVdt.b05,Qin.b05,Qout.b05,wb.error.b05))
lines(result.time[1:nrsteps],Qin.b05,col='blue')
lines(result.time[1:nrsteps],Qout.b05,col='green')
lines(result.time[1:nrsteps],wb.error.b05,col='red')
title(main=paste('Balance b=0.5'))
legend('topright',c('Qin :blue',
       'Qout :green',
       'dVdt :black',
       'error :red'))
grid()



## ---- chunk 34
plot(result.time[1:nrsteps],dVdt.b1,type='l',
     ylim=range(dVdt.b1,Qin.b1,Qout.b1,wb.error.b1),
     ylab='dV/dt')
lines(result.time[1:nrsteps],dVdt.b15,col='red')
lines(result.time[1:nrsteps],dVdt.b05,col='green')
grid()
